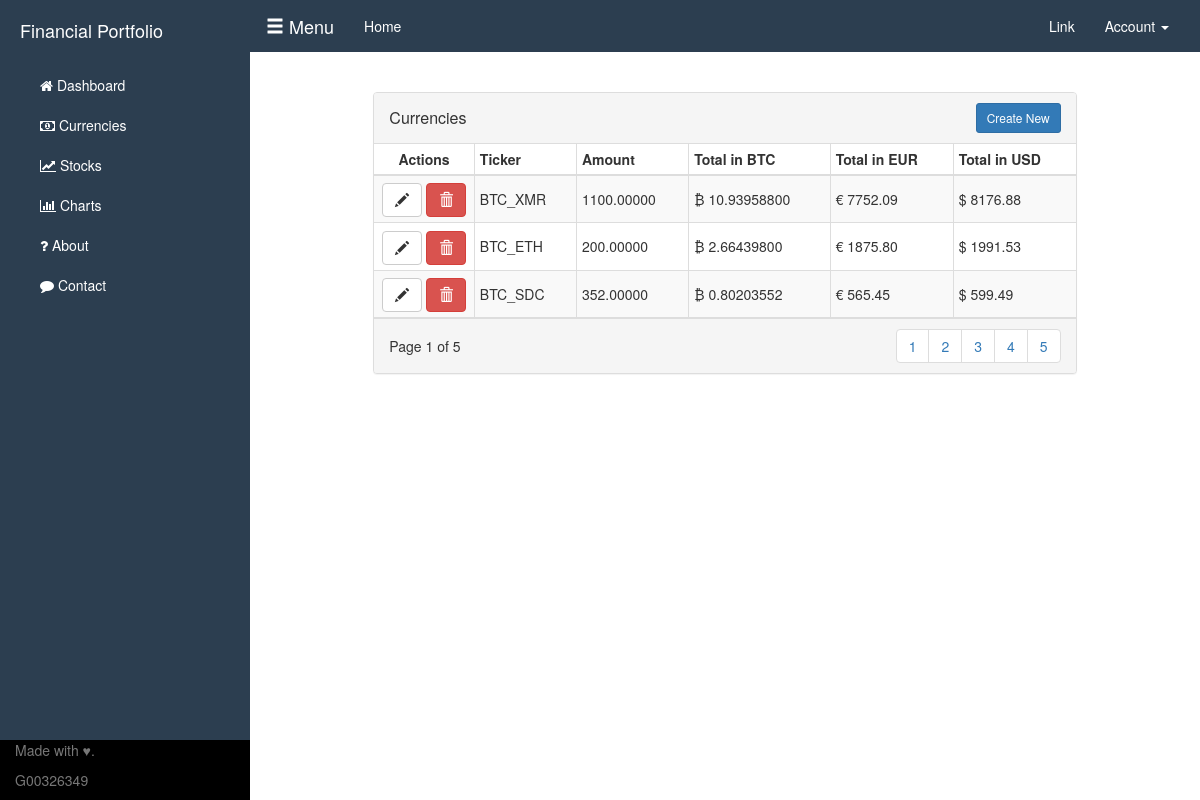
Page /currencies (signed in) on the committed database.
### altcoinapi.py (models this page shows)
class UserCurrency(db.Model, UserMixin):
    __tablename__ = "users_cur"
    trans_id = db.Column(db.Integer, primary_key=True, index=True)
    id=db.Column(db.Integer)
    amount = db.Column(db.Numeric())
    ticker = db.Column(db.String(255))
    priceInBTC = db.Column(db.Numeric())
    priceInUSD = db.Column(db.Numeric())
    priceInEUR = db.Column(db.Numeric())
    last = db.Column(db.String(255))
    ask = db.Column(db.String(255))
    bid = db.Column(db.String(255))
    timestamp = db.Column(db.DateTime())
    index = index_property('id', 'index')

### altcoinapi.py (the view)
@app.route('/currencies')
@login_required
def currencies():
    Currencies = UserCurrency.query.filter_by(id=current_user.id).all()
    print(Currencies)
    return render_template("currencies.html", Currencies=Currencies)

### templates/currencies.html (shortened to what this page needs)
{% extends "index.html" %} {% block title %}Currencies{% endblock %} {% block head %} {{ super() }}
{% endblock %} {% block content %}
<div class="col-md-10 col-md-offset-1">
    <div class="panel panel-default panel-table">
        <div class="panel-heading">
            <div class="row">
                <div class="col col-xs-6">
                    <h3 class="panel-title">Currencies</h3>
                </div>
                <div class="col col-xs-6 text-right">
                    <button type="button" class="btn btn-sm btn-primary btn-create" data-toggle="modal" data-target="#myModal">Create New</button>
                </div>
            </div>
        </div>
        <div class="panel-body">
            <div id="no-more-tables">
                <table class="col-md-12 table-bordered table-striped table-condensed cf">
                    {% if Currencies|length
                    < 1 %} <thead>
                        <th>Looks like you dont have anything here! Click the button to add a new asset! &#9757;</th>
                        </thead>
                </table>
                {% else %}
                <thead class="cf">
                    <tr>
                        <th>Actions</th>
                        <th>Ticker</th>
                        <th class="numeric">Amount</th>
                        <th class="numeric">Total in BTC</th>
                        <th class="numeric">Total in EUR</th>
                        <th class="numeric">Total in USD</th>
                    </tr>
                </thead>
                <tbody>
                    {% for thing in Currencies %}
                    <tr>
                        <td align="center">
                            <a class="btn btn-default"><span class="glyphicon glyphicon-pencil"></span></a>
                            <a class="btn btn-danger"><span class="glyphicon glyphicon-trash"></span></a>
                        </td>
                        <td data-title="Ticker">{{ thing.ticker }}</td>
                        <td data-title="Amount" class="numeric">{{'%0.5f'% thing.amount |float}}</td>
                        <td data-title="Total in BTC" class="numeric">&#8383; {{'%0.8f'% thing.priceInBTC }}</td>
                        <td data-title="Total in EUR" class="numeric">&#128; {{'%0.2f'% thing.priceInEUR| float }}</td>
                        <td data-title="Total in USD" class="numeric">&#36; {{'%0.2f'%thing.priceInUSD|float }}</td>
                    </tr>
                    {% endfor %}
                </tbody>
                {% endif %}
                </table>
            </div>
        </div>
        <div class="panel-footer">
            <div class="row">
                <div class="col col-xs-4">Page 1 of 5
                </div>
                <div class="col col-xs-8">
                    <ul class="pagination hidden-xs pull-right">
                        <li><a href="#">1</a></li>
                        <li><a href="#">2</a></li>
                        <li><a href="#">3</a></li>
                        <li><a href="#">4</a></li>
                        <li><a href="#">5</a></li>
                    </ul>
                </div>
            </div>
        </div>
    </div>
</div>
        {% endblock %}

### templates/index.html (shortened to what this page needs)
<!DOCTYPE html>
<html lang="en">
<head>
    {% block head %}
    <link href="static/css/bootstrap/bootstrap.min.css" rel="stylesheet">
    <link href="static/css/simple-sidebar.css" rel="stylesheet">
    <link href="https://maxcdn.bootstrapcdn.com/font-awesome/4.6.3/css/font-awesome.min.css" rel="stylesheet">
    {% endblock %}
</head>
<body>
    <div id="wrapper">
        <div id="sidebar-wrapper">
            <ul class="sidebar-nav">
                <li class="sidebar-brand">
                    <a href="#">
                        Financial Portfolio
                    </a>
                </li>
                <li>
                    <a href="/dashboard"><i class="fa fa-home" aria-hidden="true"></i>  Dashboard</a>
                </li>
                <li>
                    <a href="/currencies"><i class="fa fa-money"></i>   Currencies</a>
                </li>
                <li>
                    <a href="#"><i class="fa fa-line-chart" aria-hidden="true"></i>  Stocks</a>
                </li>
                <li>
                    <a href="#"><i class="fa fa-bar-chart" aria-hidden="true"></i>  Charts</a>
                </li>
                <li>
                    <a href="/about"><i class="fa fa-question" aria-hidden="true"></i>  About</a>
                </li>
                <li>
                    <a href="/contact"><i class="fa fa-comment" aria-hidden="true"></i>  Contact</a>
                </li>
            </ul>
            <footer class="footer">
                <div class="footer-container">
                    <p class="text-muted">Made with &#9829;.</p>
                    <p class="text-muted">G00326349</p>
                </div>
            </footer>
        </div>
        <nav class="navbar navbar-full">
            <div class="container-fluid">
                <div class="navbar-header">
                    <a class="navbar-brand" href="#menu-toggle" id="menu-toggle">
                        <span class="glyphicon glyphicon-menu-hamburger"></span> Menu
                    </a>
                </div>
                <div class="collapse navbar-collapse nav-text" id="bs-example-navbar-collapse-1">
                    <ul class="nav navbar-nav">
                        <li class=" text-secondary"><a href="/dashboard" id="demo">Home <span class="sr-only">(current)</span></a></li>
                    </ul>
                    <ul class="nav navbar-nav navbar-right">
                        <li><a href="#">Link</a></li>
                        <li class="dropdown">
                            <a href="#" class="dropdown-toggle" data-toggle="dropdown" role="button" aria-haspopup="true" aria-expanded="false">Account <span class="caret"></span></a>
                        </li>
                    </ul>
                </div>
            </div>
        </nav>
        <div id="page-content-wrapper">
            <div class="container-fluid">
                {% block content %}{% endblock %}
    </div>
</body>
</html>

### static/css/simple-sidebar.css (style rules this page uses)
body { overflow-x: hidden; }
#wrapper { padding-left: 0; -webkit-transition: all 0.5s ease; -moz-transition: all 0.5s ease; -o-transition: all 0.5s ease; transition: all 0.5s ease; }
#sidebar-wrapper { z-index: 1000; position: fixed; left: 250px; width: 0; height: 100%; margin-left: -250px; overflow-y: auto; background: #2c3e50; -webkit-transition: all 0.5s ease; -moz-transition: all 0.5s ease; -o-transition: all 0.5s ease; transition: all 0.5s ease; }
#page-content-wrapper { width: 100%; position: absolute; padding: 15px; }
#wrapper nav { border-radius: 0 !important; background-color: #2c3e50; }
#wrapper nav a { color: #ffffff; }
.sidebar-nav { position: absolute; top: 0; width: 250px; margin: 0; padding: 0; list-style: none; }
.sidebar-nav li { text-indent: 20px; line-height: 40px; }
.sidebar-nav li a { display: block; text-decoration: none; color: #ffffff; }
.sidebar-nav>.sidebar-brand { height: 65px; font-size: 18px; line-height: 60px; }
.sidebar-nav>.sidebar-brand a { color: #ffffff; }
.footer { position: absolute; bottom: 0; width: 100%; height: 60px; background: #000; }
.footer-container { width: auto; max-width: 680px; padding: 0 15px; }
@media (min-width:768px) { #wrapper { padding-left: 250px; } }
@media (min-width:768px) { #sidebar-wrapper { width: 250px; } }
@media (min-width:768px) { #page-content-wrapper { padding: 20px; position: relative; } }

### templates/currencies.html (style rules this page uses)
.panel-table .panel-body { padding: 0; }
.panel-table .panel-body .table-bordered { border-style: none; margin: 0; }
.panel-table .panel-body .table-bordered>thead>tr>th:first-of-type { text-align: center; width: 100px; }
.panel-table .panel-body .table-bordered>thead>tr>th:last-of-type, .panel-table .panel-body .table-bordered>tbody>tr>td:last-of-type { border-right: 0px; }
.panel-table .panel-body .table-bordered>thead>tr>th:first-of-type, .panel-table .panel-body .table-bordered>tbody>tr>td:first-of-type { border-left: 0px; }
.panel-table .panel-body .table-bordered>tbody>tr:first-of-type>td { border-bottom: 0px; }
.panel-table .panel-body .table-bordered>thead>tr:first-of-type>th { border-top: 0px; }
.panel-table .panel-footer .pagination { margin: 0; }
.panel-table .panel-footer .col { line-height: 34px; height: 34px; }
.panel-table .panel-heading .col h3 { line-height: 30px; height: 30px; }
.panel-table .panel-body .table-bordered>tbody>tr>td { line-height: 34px; }

### rows in the picture
UserCurrency: ticker "BTC_XMR", amount "1100.00000", priceInBTC "10.93958800", priceInEUR "7752.09", priceInUSD "8176.88"
UserCurrency: ticker "BTC_ETH", amount "200.00000", priceInBTC "2.66439800", priceInEUR "1875.80", priceInUSD "1991.53"
UserCurrency: ticker "BTC_SDC", amount "352.00000", priceInBTC "0.80203552", priceInEUR "565.45", priceInUSD "599.49"
